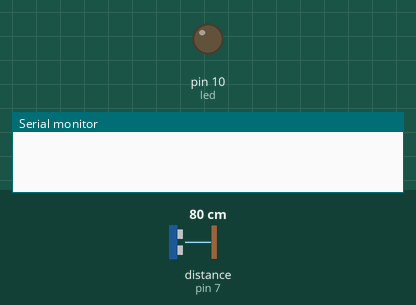
The sketch below on a simulated Arduino Uno, built with avr-gcc and run on an emulated ATmega328P. Shown: output pins drawn as LEDs (lit = HIGH), the last lines printed to the serial monitor. The test bench sets the inputs (shaded band); at power-on: distance to the obstacle (sensor on pin 7) 80 cm.

Above: at 1.2 s.
1.3 s: distance to the obstacle (sensor on pin 7) set to 11 cm
2.8 s: distance to the obstacle (sensor on pin 7) set to 9 cm
At 4.0 s:
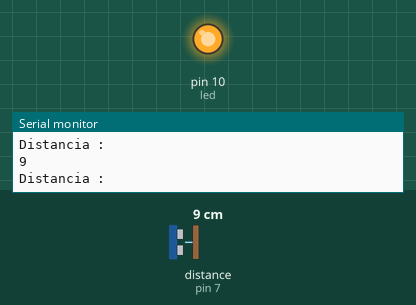
4.3 s: distance to the obstacle (sensor on pin 7) set to 18 cm
At 4.9 s:
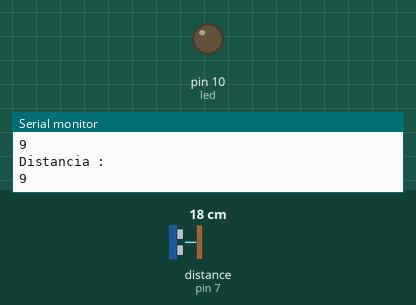
5.8 s: distance to the obstacle (sensor on pin 7) set to 2 cm
At 7.2 s:
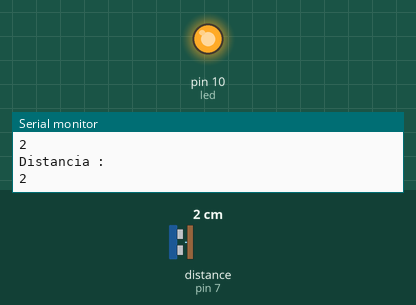
Timing chart, 0 to 8.3 s (numbered marks = the images above; inputs shaded):
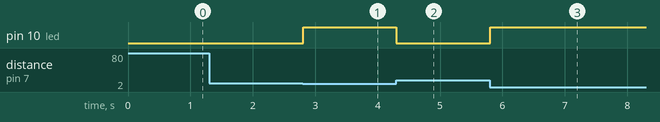

The sketch:

SensorUltrasonicoLed.ino
```cpp
#include <NewPing.h> // essa é uma das  bibliotecas do sensor Ultrassonico
#define led 10

NewPing sonar(12, 7, 200); //chama um função da biblioteca NewPing

void setup()
  {
   pinMode(led,OUTPUT);
  Serial.begin(9600);


  }

  void loop()
    {
       delay(50);//tempo de cada valor aparecer
       digitalWrite(led,LOW);

        unsigned int distancia = sonar.ping_cm();

        if(distancia<10){

          Serial.println("Distancia :");
          Serial.println(distancia);
           digitalWrite(led,HIGH);

          }


    }
```

Measured:
- the behaviour switches between 10 and 9 cm on distance to the obstacle (sensor on pin 7) (found by bisection; images 0 and 1)
- after the input at 1.3 s, every drawn part: stays the same
- after the input at 2.8 s, pin 10 (led): LOW → HIGH at once
- after the input at 4.3 s, pin 10 (led): HIGH → LOW at once
- after the input at 5.8 s, pin 10 (led): LOW → HIGH at once
